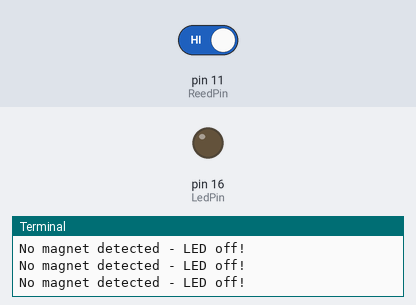
Simulated run of this program. Board: Raspberry Pi (header pin numbers). Parts: output pins drawn as LEDs (lit = HIGH), the last lines printed to the terminal. The inputs (shaded band) are chosen by the test bench; at power-on: pin 11 (ReedPin) HIGH.

Above: at 1.2 s.
1.3 s: pin 11 (ReedPin) driven LOW
At 2.6 s:
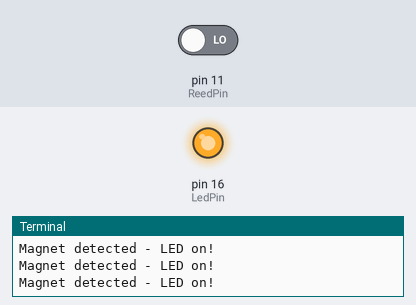
2.9 s: pin 11 (ReedPin) driven HIGH
At 4.0 s:
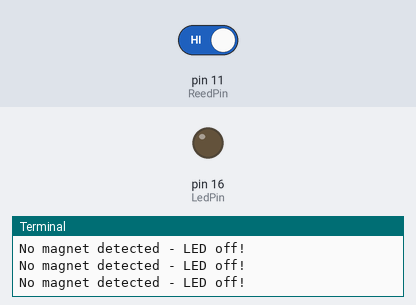
Timing chart, 0 to 5.9 s (numbered marks = the images above; inputs shaded):
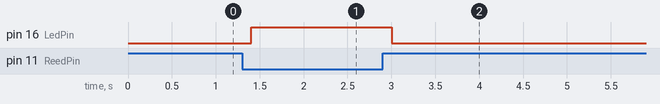

The program:

miniReedSwitch.py
```python
#!/usr/bin/env python
import RPi.GPIO as GPIO
import time

ReedPin = 11
LedPin  = 16

def setup():
	GPIO.setmode(GPIO.BOARD)       # Numbers GPIOs by physical location
	GPIO.setup(LedPin, GPIO.OUT)   # Set LedPin's mode is output
	GPIO.setup(ReedPin, GPIO.IN, pull_up_down=GPIO.PUD_UP)
	GPIO.output(LedPin, GPIO.LOW) # Set LedPin low to off led


def loop():
	while True:
	    if(GPIO.input(ReedPin) == 0):
	        print "Magnet detected - LED on!"
		GPIO.output(LedPin,GPIO.HIGH)
	    else:
	        print "No magnet detected - LED off!"
                GPIO.output(LedPin, GPIO.LOW)
            time.sleep(0.2)

def destroy():
	GPIO.output(LedPin, GPIO.LOW)     # led off
	GPIO.cleanup()                     # Release resource

if __name__ == '__main__':     # Program start from here
	setup()
	try:
		loop()
	except KeyboardInterrupt:  # When 'Ctrl+C' is pressed, the child program destroy() will be  executed.
		destroy()
```

Measured:
- after the input at 1.3 s, pin 16 (LedPin): LOW → HIGH after 0.10 s
- after the input at 2.9 s, pin 16 (LedPin): HIGH → LOW after 0.11 s
